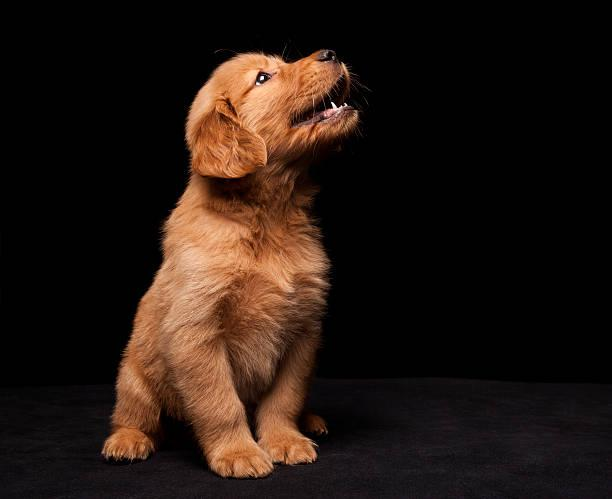
#> input picture brownResized.jpg, 612 x 499 px, given in place of brown.jpg, which was not available
$ python main.py
#> lines starting #> are read from the running program, lines starting #| are printed output that depends on the picture; pictures that were not available may be replaced by others from this repository, and a replacement may not be noted
import math
import random
from random import seed
from random import randint
from PIL import Image

#SET THE NUMBER OF IMAGES
numImages = 3

#OPEN THE IMAGE FILESj
im1 = Image.open('brown.jpg')
#> im1 is the input picture: PIL image 612x499 RGB; mean R, G, B 37.2, 24.3, 17.4
im2 = Image.open('lab.jpg')
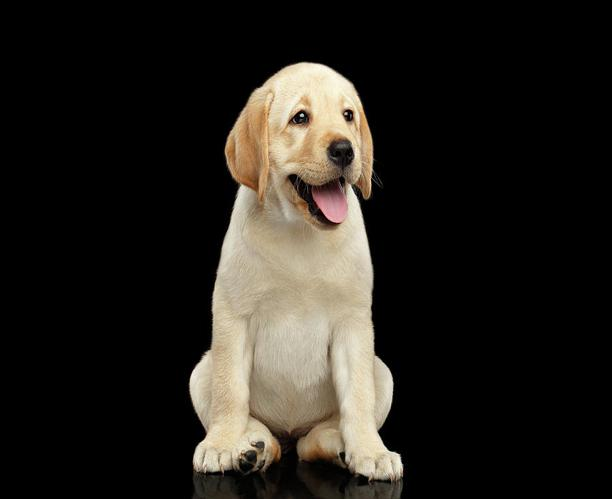
#> input picture labResized.jpg, 612 x 499 px, given in place of lab.jpg, which was not available
#> im2 is the input picture: PIL image 612x499 RGB; mean R, G, B 37.9, 34.4, 28.8
im3 = Image.open('white.jpg')
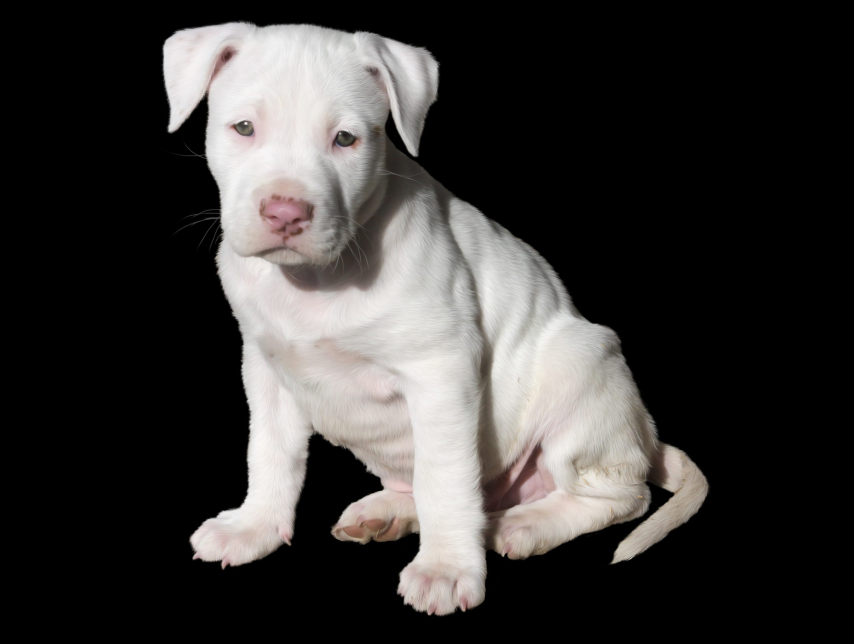
#> input picture white.jpg, 2560 x 1930 px (shown at 1/3 size)
#> im3 is the input picture: PIL image 2560x1930 RGB; mean R, G, B 59.9, 57.8, 56.4

#CROP ALL IMAGE DIMENSIONS TO THOSE OF THE SMALLEST IMAGE
im1_width = im1.size[0]
#> im1_width = 612
im1_height = im1.size[1]
#> im1_height = 499

im2_width = im2.size[0]
#> im2_width = 612
im2_height = im2.size[1]
#> im2_height = 499

im3_width = im3.size[0]
#> im3_width = 2560
im3_height = im3.size[1]
#> im3_height = 1930

smallestWidth = min(im1_width, im2_width, im3_width)
#> smallestWidth = 612
smallestHeight = min(im1_height, im2_height, im3_height)
#> smallestHeight = 499

im1 = im1.resize((smallestWidth, smallestHeight))
im2 = im2.resize((smallestWidth, smallestHeight))
im3 = im3.resize((smallestWidth, smallestHeight))
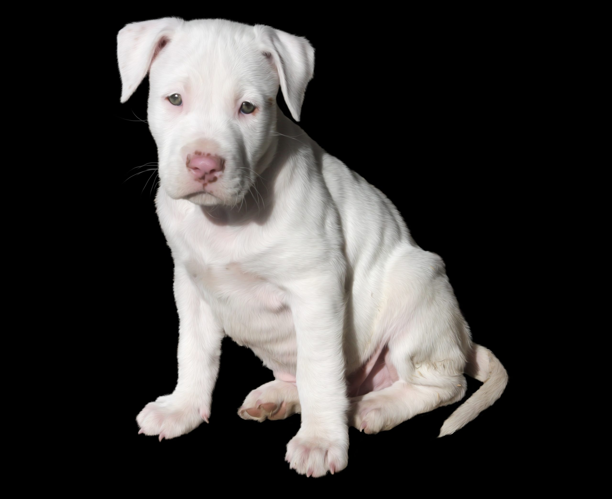
#> im3: PIL image 612x499 RGB; mean R, G, B 59.9, 57.8, 56.4

#CONVERT FROM RGB TO HSV

#LOAD IMAGE OBJECTS INTO LISTS
im1_pixelArray = im1.load()
im2_pixelArray = im2.load()
im3_pixelArray = im3.load()

for i in range(0, smallestHeight-1):
    for j in range(0, smallestWidth-1):
        print(im1_pixelArray[0, i])
#> this loop made 498 passes
#> (printed output is left out)
